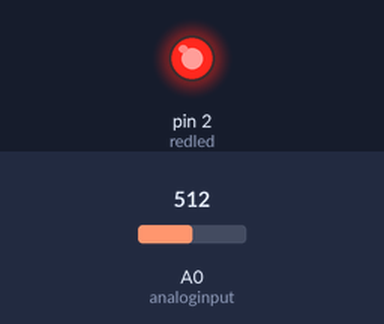
The sketch below on a simulated Arduino Uno, built with avr-gcc and run on an emulated ATmega328P. On the bench: output pins drawn as LEDs (lit = HIGH). The inputs (shaded band) are chosen by the test bench; at power-on: A0 (analoginput) = 512. What the sketch prints to the serial monitor is not drawn.

Above: at 0.2 s.
At 0.7 s:
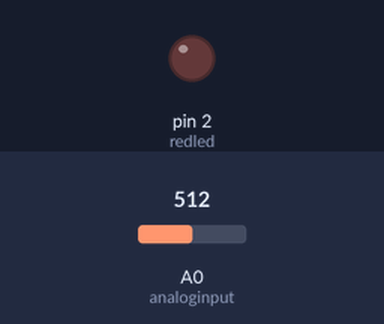
Timing chart, 0 to 2.2 s (numbered marks = the images above):
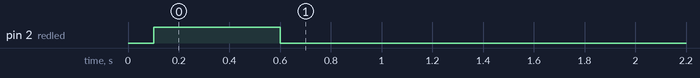

Measured:
- by itself, pin 2 (redled): LOW → HIGH at 0.10 s, → LOW 0.50 s later

The sketch:

analog_read.ino
```cpp
int analoginput=0;
int redled=2;
int val;
int valarray[2];

void setup() {
  // put your setup code here, to run once:

Serial.begin(9600);
pinMode(redled,OUTPUT);
}

void loop() {
  valarray[1]=analogRead(analoginput);
  delay(100);

  if (valarray[0]!= valarray[1]){
    Serial.print("the new valtage:");
    Serial.println(valarray[1]);
    digitalWrite(redled,HIGH);
    delay(500);
    digitalWrite(redled,LOW);
    valarray[0]= valarray[1];
  }
   else{
    Serial.println("the valtage remain the same.");
    delay(500);
   }


    }
```
